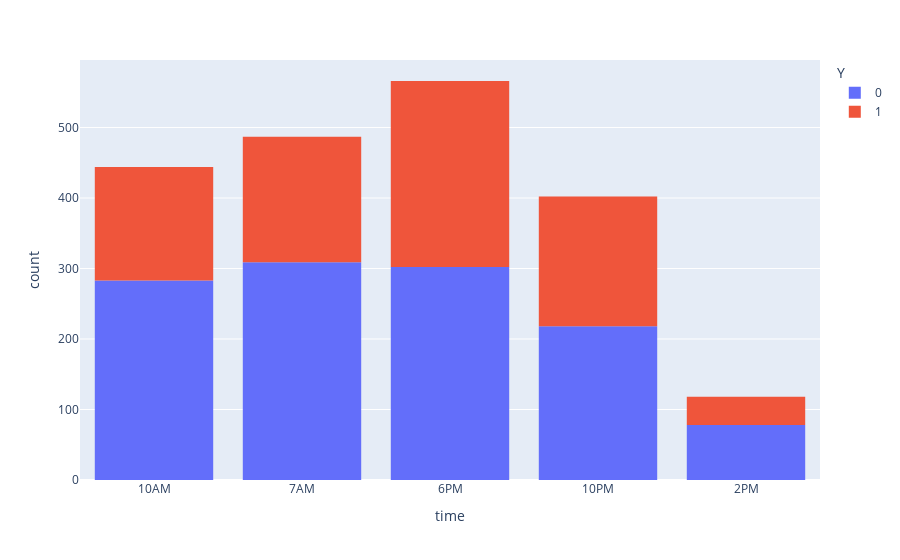

Notebook code for this chart:
### Code cell
#based on the historgram, people are more likely to accept bar coupon around 6pm (dinner time).
px.histogram(bar_coupon, x = "time", color = "Y")

### Figure 1 — Plotly figure (JSON) as saved in the notebook; plotly's stock layout.template omitted (floating-point values rounded to 4 significant figures; data arrays with more than 128 entries replaced by an {"elided": "..."} marker saying what was removed)
{"data": [{"alignmentgroup": "True", "bingroup": "x", "hovertemplate": "Y=0<br>time=%{x}<br>count=%{y}<extra></extra>", "legendgroup": "0", "marker": {"color": "#636efa", "pattern": {"shape": ""}}, "name": "0", "offsetgroup": "0", "orientation": "v", "showlegend": true, "type": "histogram", "x": {"elided": "1190 str values"}, "xaxis": "x", "yaxis": "y"}, {"alignmentgroup": "True", "bingroup": "x", "hovertemplate": "Y=1<br>time=%{x}<br>count=%{y}<extra></extra>", "legendgroup": "1", "marker": {"color": "#EF553B", "pattern": {"shape": ""}}, "name": "1", "offsetgroup": "1", "orientation": "v", "showlegend": true, "type": "histogram", "x": {"elided": "827 str values"}, "xaxis": "x", "yaxis": "y"}], "layout": {"barmode": "relative", "legend": {"title": {"text": "Y"}, "tracegroupgap": 0}, "margin": {"t": 60}, "xaxis": {"anchor": "y", "domain": [0, 1], "title": {"text": "time"}}, "yaxis": {"anchor": "x", "domain": [0, 1], "title": {"text": "count"}}}}
